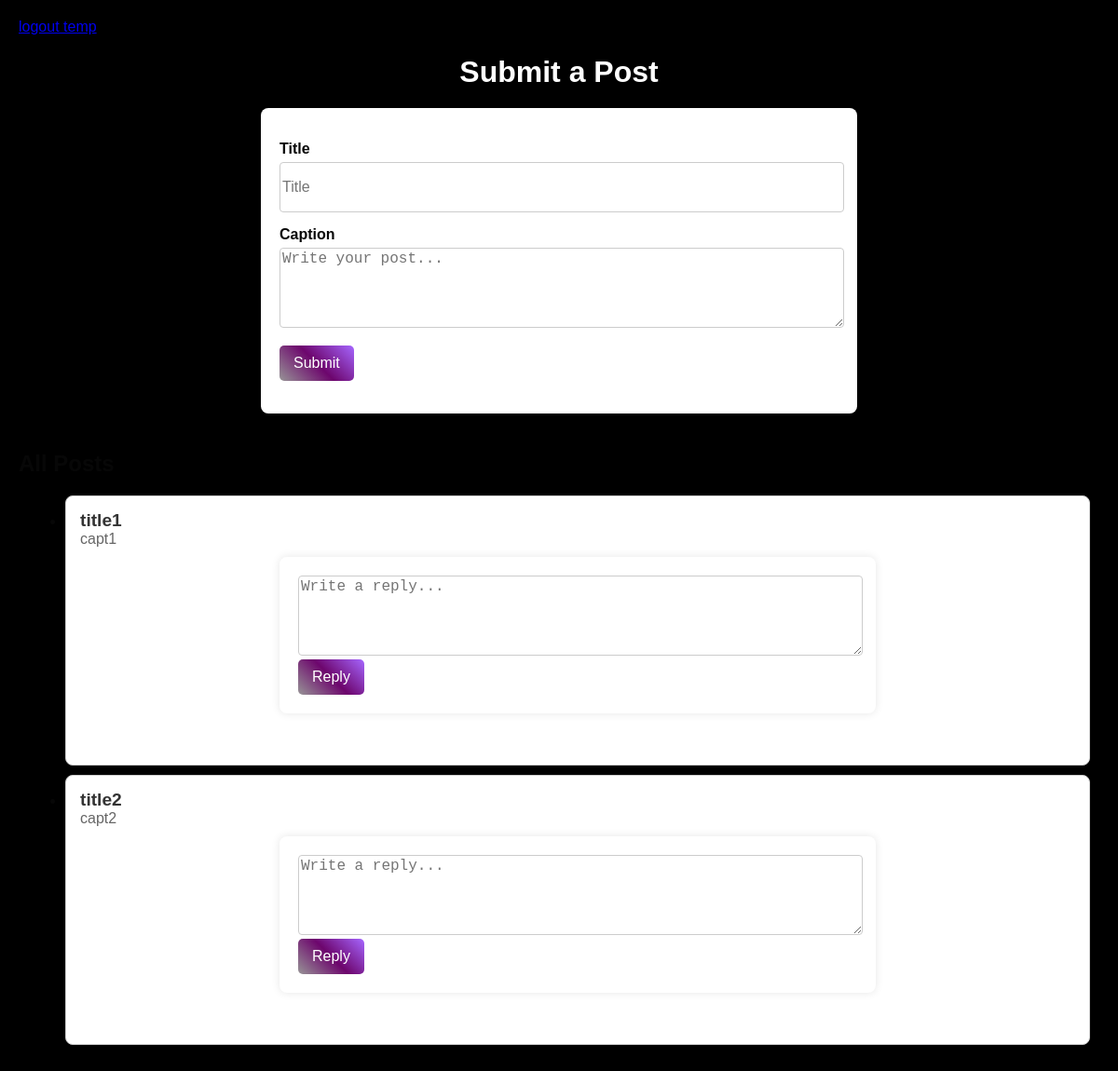
/discussion (signed in), run on an earlier commit of the app's database.
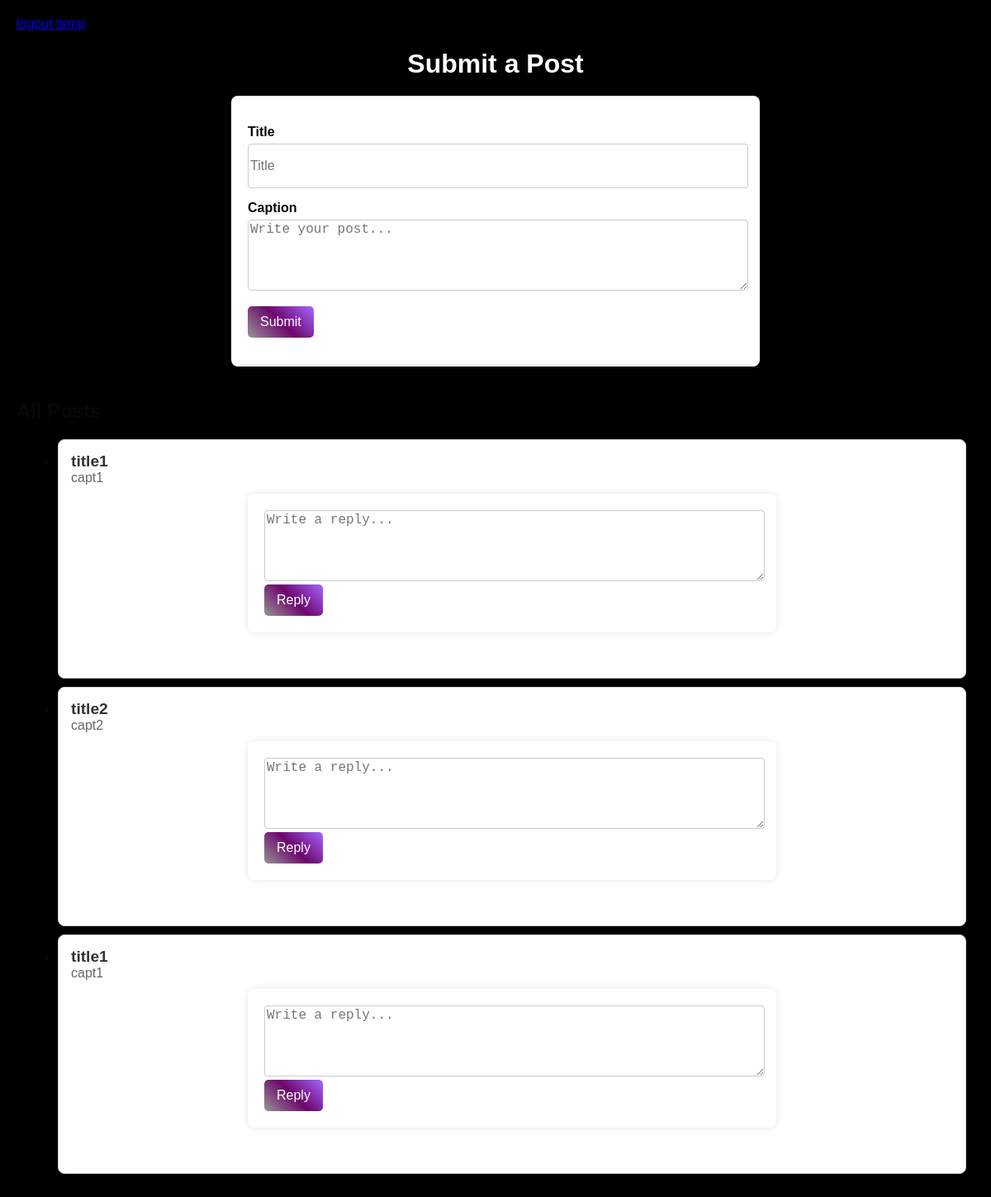
And on a later commit of the database.
### main.py (models this page shows, shortened)
class Post(db.Model):
    id = db.Column(db.Integer, primary_key=True)
    title = db.Column(db.String, nullable=False)
    caption = db.Column(db.String)

### main.py (the view, shortened to what this page needs)
@app.route("/discussion", methods=['GET', 'POST'])
@login_required
def discussion():
    posts = Post.query.all()
    return render_template("discussion.html", allPosts = posts, testVar = "Test!!")

### main.py (called while the page is built)
@login_manager.user_loader
def load_user(user_id):
    return User.query.get(int(user_id))

### templates/discussion.html (shortened to what this page needs)
<!DOCTYPE html>
<html lang="en">
<head>
</head>
<body>
    <a href = "{{ url_for('logout')}}">logout temp</a>
    <h1>Submit a Post</h1>
    <form action="/discussion" method="post">
        <p>
            <label for="title">Title</label>
            <input type="text" name="title" placeholder="Title" required>
        </p>
        <p>
            <label for="caption">Caption</label>
            <textarea name="caption" placeholder="Write your post..." required></textarea>
        </p>
        <p>
            <button type="submit">Submit</button>
        </p>
    </form>
    <div class="posts-container">
        <h2>All Posts</h2>
        {% if allPosts %}
            <ul>
                {% for post in allPosts %}
                    <li class="post-block">
                        <div class="post-title">{{ post.title }}</div>
                        <div class="post-caption">{{ post.caption }}</div>
                        <div class="reply-section">
                            <form action="/reply/{{ post.id }}" method="post">
                                <textarea name="reply" placeholder="Write a reply..." required></textarea>
                                <button type="submit">Reply</button>
                            </form>
                        </div>
                    </li>
                {% endfor %}
            </ul>
        {% else %}
            <p>No posts available.</p>
        {% endif %}
    </div>
</body>
</html>

### templates/discussion.html (style rules this page uses)
body { font-family: 'Arial', sans-serif; background-color: #000000; color: #070707; margin: 0; padding: 20px; }
h1 { text-align: center; color: #ffffff; margin-bottom: 20px; }
form { max-width: 600px; margin: 0 auto 40px; padding: 20px; background-color: #ffffff; border-radius: 8px; box-shadow: 0 0 10px rgba(0, 0, 0, 0.1); }
p { margin: 15px 0; }
label { display: block; margin-bottom: 5px; font-weight: bold; }
input[type="text"], textarea { width: 100%; margin-right: 5px; height: 50px; border: 1px solid #ccc; border-radius: 4px; font-size: 1rem; }
textarea { height: 80px; }
button { background: linear-gradient(45deg, #979496, #6d066d, #a666ff); animation: disco 5s infinite; color: white; border: none; padding: 10px 15px; border-radius: 5px; cursor: pointer; font-size: 1rem; transition: background-color 0.3s; }
.posts-container { max-width: 1200px; margin: 0 auto; }
.post-block { background-color: #ffffff; border-radius: 8px; box-shadow: 0 0 10px rgba(0, 0, 0, 0.1); margin: 10px; padding: 15px; border: 1px solid #ccc; }
.post-title { font-size: 1.2rem; color: #333; font-weight: bold; }
.post-caption { font-size: 1rem; color: #666; }
.reply-section { margin-top: 10px; }

What changed in the data, as far as the page shows it:
added Post: title "title1", caption "capt1"
